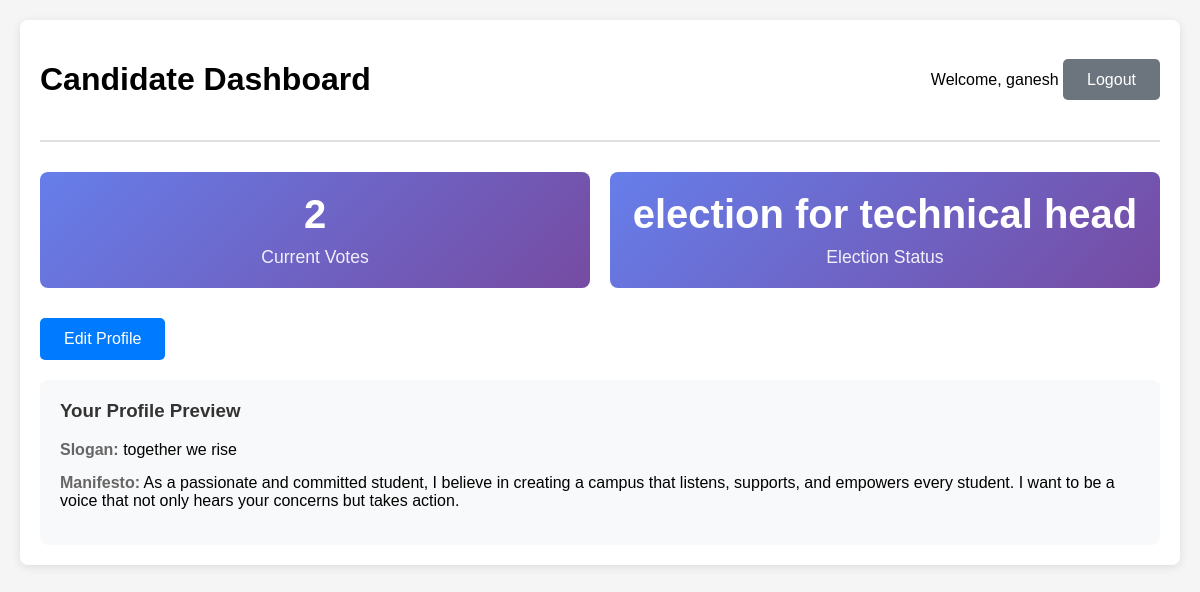
Page /candidate/dashboard/ (signed in) on the committed database.
### voting/models.py (models this page shows, shortened)
class Election(models.Model):
    name = models.CharField(max_length=255)
    start_date = models.DateTimeField()
    end_date = models.DateTimeField()
    is_active = models.BooleanField(default=True)

class CandidateProfile(models.Model):
    user = models.OneToOneField(CustomUser, on_delete=models.CASCADE)
    manifesto = models.TextField(blank=True, help_text="Your campaign manifesto and promises")
    slogan = models.CharField(max_length=200, blank=True, help_text="Campaign slogan or motto")
    votes_received = models.IntegerField(default=0)

### voting/views.py (the view)
    def wrapper(request, *args, **kwargs):
        if request.user.role != 'candidate':
            messages.error(request, 'Only candidates can access this page.')
            return redirect('dashboard')
        return view_func(request, *args, **kwargs)

### voting/views.py (called while the page is built)
def candidate_required(view_func):
    def wrapper(request, *args, **kwargs):
        if request.user.role != 'candidate':
            messages.error(request, 'Only candidates can access this page.')
            return redirect('dashboard')
        return view_func(request, *args, **kwargs)
    return wrapper

@login_required
@candidate_required
def candidate_dashboard_view(request):
    try:
        candidate_profile = CandidateProfile.objects.get(user=request.user)
        current_votes = Vote.objects.filter(candidate=candidate_profile).count()
        active_election = Election.objects.filter(is_active=True).first()
        context = {
            'candidate_profile': candidate_profile,
            'current_votes': current_votes,
            'active_election': active_election,
            'user_name': f"{request.user.first_name} {request.user.last_name}".strip() or request.user.username
        }
        return render(request, 'voting/candidate_dashboard.html', context)
    except CandidateProfile.DoesNotExist:
        messages.error(request, 'Candidate profile not found.')
        return redirect('dashboard')

### voting/templates/voting/candidate_dashboard.html (shortened to what this page needs)
<!DOCTYPE html>
<html lang="en">
<head>
</head>
<body>
    <div class="container">
        <div class="header">
            <h1>Candidate Dashboard</h1>
            <div>
                <span>Welcome, {{ user_name }}</span>
                <a href="/logout/" class="btn btn-secondary">Logout</a>
            </div>
        </div>
        <div class="stats-grid">
            <div class="stat-card">
                <div class="stat-number">{{ current_votes }}</div>
                <div class="stat-label">Current Votes</div>
            </div>
            <div class="stat-card">
                <div class="stat-number">{% if active_election %}{{ active_election.name }}{% else %}No Active Election{% endif %}</div>
                <div class="stat-label">Election Status</div>
            </div>
        </div>
        <div class="actions">
            <a href="/candidate/profile/" class="btn btn-primary">Edit Profile</a>
        </div>
        <div class="profile-preview">
            <h3>Your Profile Preview</h3>
            <div class="profile-field">
                <strong>Slogan:</strong> {{ candidate_profile.slogan|default:"No slogan set" }}
            </div>
            <div class="profile-field">
                <strong>Manifesto:</strong>
                {% if candidate_profile.manifesto %}
                    {{ candidate_profile.manifesto|truncatewords:50 }}
                {% else %}
                    No manifesto added yet
                {% endif %}
            </div>
        </div>
    </div>
</body>
</html>

### voting/templates/voting/candidate_dashboard.html (style rules this page uses)
body { font-family: Arial, sans-serif; margin: 0; padding: 20px; background-color: #f5f5f5; }
.container { max-width: 1200px; margin: 0 auto; background: white; padding: 20px; border-radius: 8px; box-shadow: 0 2px 10px rgba(0,0,0,0.1); }
.header { display: flex; justify-content: space-between; align-items: center; margin-bottom: 30px; padding-bottom: 20px; border-bottom: 2px solid #e0e0e0; }
.stats-grid { display: grid; grid-template-columns: repeat(auto-fit, minmax(250px, 1fr)); gap: 20px; margin-bottom: 30px; }
.stat-card { background: linear-gradient(135deg, #667eea 0%, #764ba2 100%); color: white; padding: 20px; border-radius: 8px; text-align: center; }
.stat-number { font-size: 2.5em; font-weight: bold; margin-bottom: 10px; }
.stat-label { font-size: 1.1em; opacity: 0.9; }
.actions { display: flex; gap: 15px; flex-wrap: wrap; }
.btn { padding: 12px 24px; border: none; border-radius: 5px; cursor: pointer; text-decoration: none; font-size: 16px; transition: all 0.3s ease; }
.btn-primary { background-color: #007bff; color: white; }
.btn-secondary { background-color: #6c757d; color: white; }
.profile-preview { background: #f8f9fa; padding: 20px; border-radius: 8px; margin-top: 20px; }
.profile-preview h3 { margin-top: 0; color: #333; }
.profile-field { margin-bottom: 15px; }
.profile-field strong { color: #666; }

### rows in the picture
Election: name "election for technical head"
CandidateProfile: slogan "together we rise", manifesto "As a passionate and committed student, I believe in creating a campus that listens, supports, and empowers every student. I want to be a voice that not only hears your concerns but takes action."

### other values in the picture
{{ user_name }} "ganesh"
{{ current_votes }} "2"
